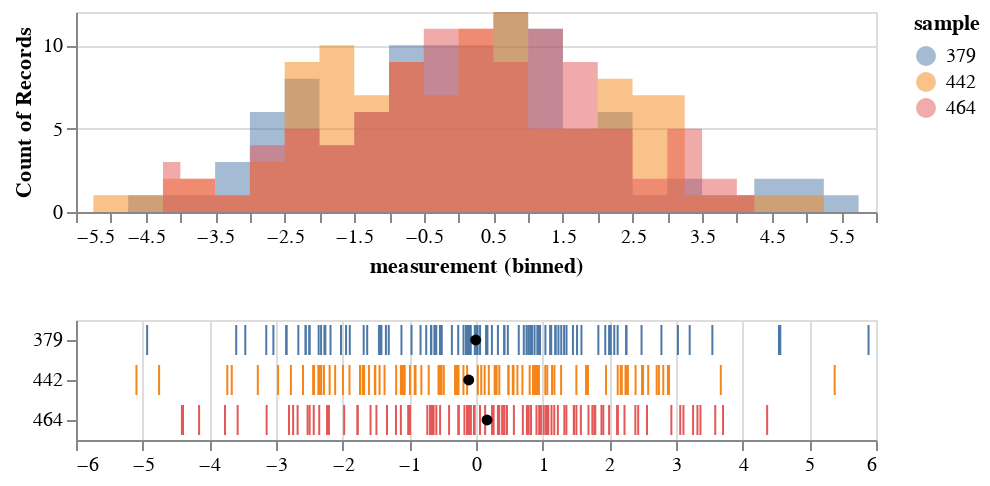

Notebook source saved alongside this figure:
### Code cell
df = pd.DataFrame(x)
sam = 3
base = alt.Chart(df.sample(sam, axis=1).melt(var_name='sample', value_name='measurement'))

kde = base.mark_area(opacity=0.5, interpolate='step').encode(
    alt.X('measurement:Q', bin=alt.Bin(maxbins=n//2)),
    alt.Y('count()', stack=None),
    alt.Color('sample:N')
).properties(height=100)

points = base.mark_tick(opacity=1).encode(
    x=alt.X('measurement:Q', title=''),
    y=alt.Y('sample:N', title=''),
    color=alt.Color('sample:N')
)

rule = base.mark_circle(color='black').encode(
    x='mean(measurement):Q',
    y='sample:N'
)

kde & (points+rule)

### Figure 1 — Vega-Lite specification as saved in the notebook (floating-point values rounded to 4 significant figures; data arrays with more than 128 entries replaced by an {"elided": "..."} marker saying what was removed)
{"config": {"view": {"continuousWidth": 400, "continuousHeight": 300}}, "vconcat": [{"mark": {"type": "area", "interpolate": "step", "opacity": 0.5}, "encoding": {"color": {"type": "nominal", "field": "sample"}, "x": {"type": "quantitative", "bin": {"maxbins": 50}, "field": "measurement"}, "y": {"type": "quantitative", "aggregate": "count", "stack": null}}, "height": 100}, {"layer": [{"mark": {"type": "tick", "opacity": 1}, "encoding": {"color": {"type": "nominal", "field": "sample"}, "x": {"type": "quantitative", "field": "measurement", "title": ""}, "y": {"type": "nominal", "field": "sample", "title": ""}}}, {"mark": {"type": "circle", "color": "black"}, "encoding": {"x": {"type": "quantitative", "aggregate": "mean", "field": "measurement"}, "y": {"type": "nominal", "field": "sample"}}}]}], "data": {"name": "data-7fae5e03e372cbc5abc83bbc401254ac"}, "$schema": "https://vega.github.io/schema/vega-lite/v4.8.1.json", "datasets": {"data-7fae5e03e372cbc5abc83bbc401254ac": {"elided": "300 records"}}}
